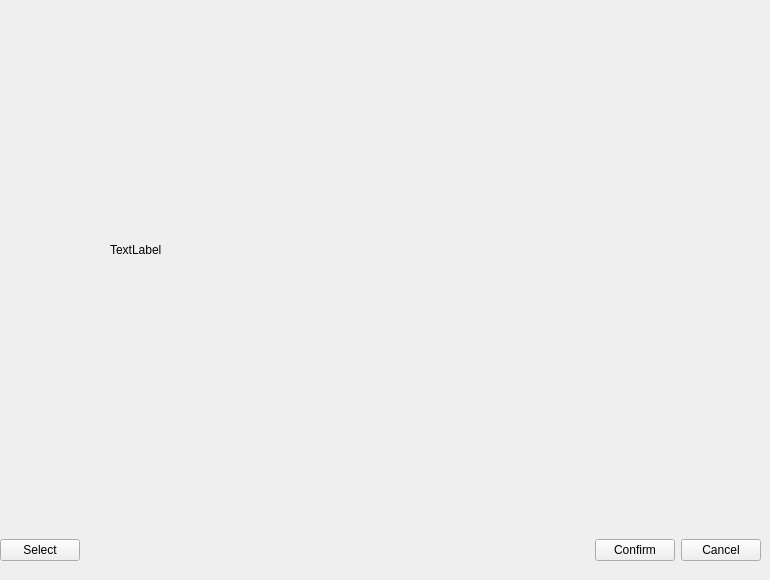
    <widget class="QWidget" name="selectPerpectivegbx">
     <widget class="QLabel" name="camPerspetctivelbl">
      <property name="geometry">
       <rect>
        <x>110</x>
        <y>60</y>
        <width>506</width>
        <height>380</height>
       </rect>
      </property>
      <property name="text">
       <string>TextLabel</string>
      </property>
     </widget>
     <widget class="QWidget" name="horizontalLayoutWidget_10">
      <property name="geometry">
       <rect>
        <x>0</x>
        <y>530</y>
        <width>761</width>
        <height>41</height>
       </rect>
      </property>
      <layout class="QHBoxLayout" name="horizontalLayout_10">
       <item>
        <widget class="QPushButton" name="selectPerspectivebtn">
         <property name="text">
          <string>Select</string>
         </property>
        </widget>
       </item>
       <item>
        <spacer name="horizontalSpacer">
         <property name="orientation">
          <enum>Qt::Horizontal</enum>
         </property>
         <property name="sizeHint" stdset="0">
          <size>
           <width>40</width>
           <height>20</height>
          </size>
         </property>
        </spacer>
       </item>
       <item>
        <widget class="QPushButton" name="confirmPerspectivebtn">
         <property name="text">
          <string>Confirm</string>
         </property>
        </widget>
       </item>
       <item>
        <widget class="QPushButton" name="cancelPerspectivebtn">
         <property name="text">
          <string>Cancel</string>
         </property>
        </widget>
       </item>
      </layout>
     </widget>
    </widget>
